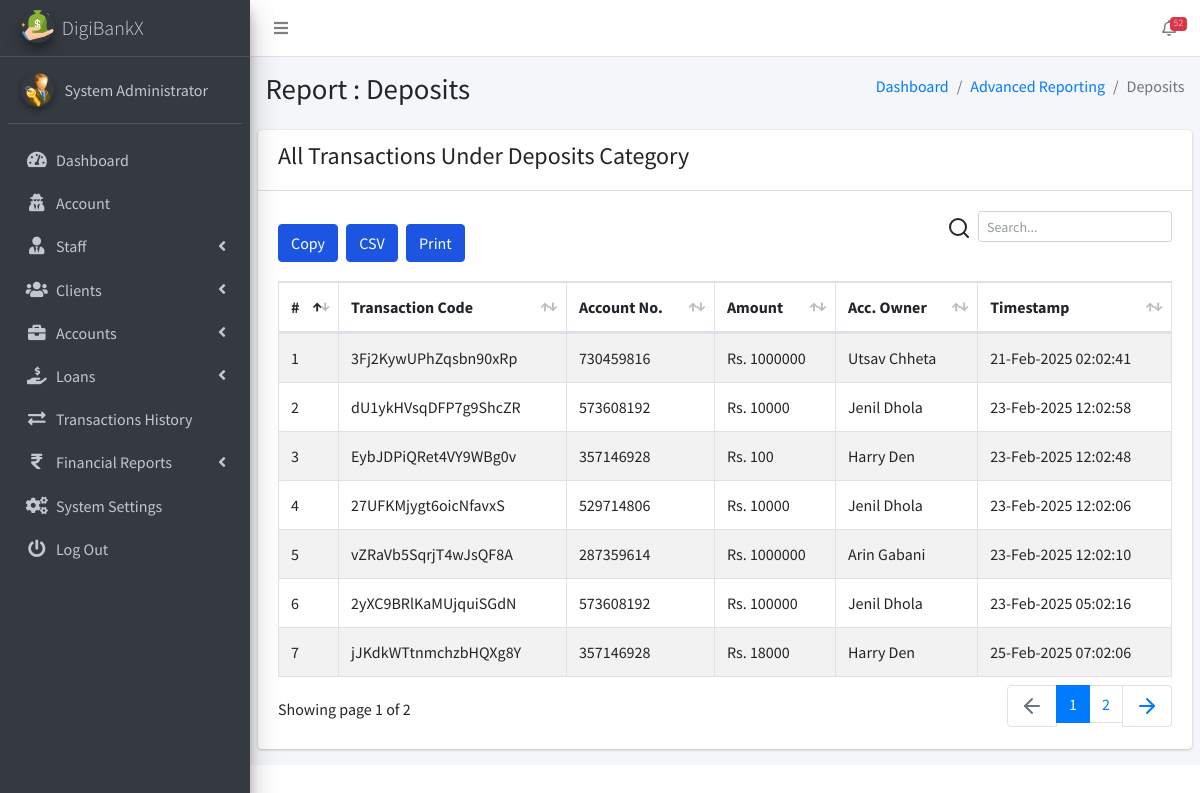
Page /admin/pages_financial_reporting_deposits.php (signed in) on the earlier database version.
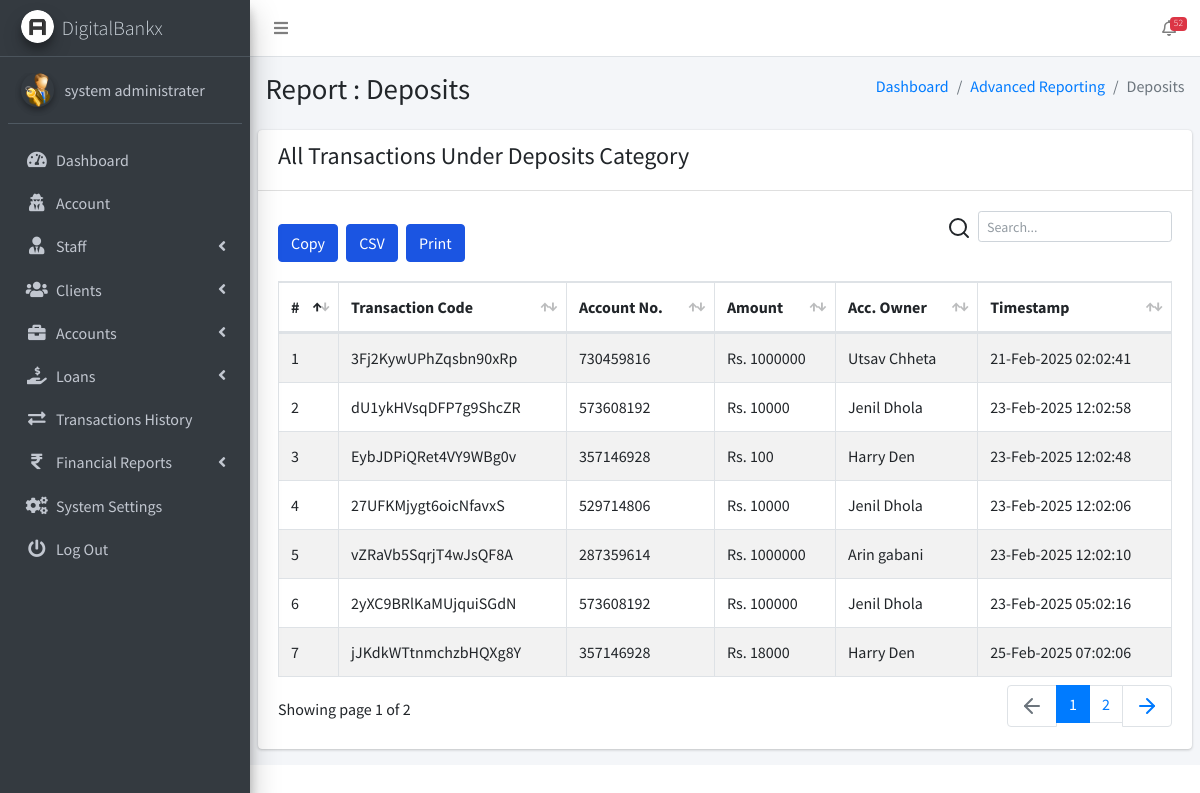
Same page on the later database version.
### tables this page shows
CREATE TABLE `ib_systemsettings` (
  `id` int(20) NOT NULL,
  `sys_name` longtext NOT NULL,
  `sys_tagline` longtext NOT NULL,
  `sys_logo` varchar(200) NOT NULL,
  `is_active` tinyint(1) NOT NULL DEFAULT 1
);

CREATE TABLE `ib_admin` (
  `admin_id` int(11) NOT NULL,
  `name` varchar(200) NOT NULL,
  `email` varchar(200) NOT NULL,
  `number` varchar(200) NOT NULL,
  `password` varchar(200) NOT NULL,
  `profile_pic` varchar(200) NOT NULL,
  `is_active` tinyint(1) NOT NULL DEFAULT 1,
  `otp` varchar(6) DEFAULT NULL,
  `otp_expiry` datetime DEFAULT NULL
);

CREATE TABLE `ib_transactions` (
  `tr_id` int(20) NOT NULL,
  `tr_code` varchar(200) NOT NULL,
  `account_id` int(20) NOT NULL,
  `tr_type` varchar(200) NOT NULL,
  `tr_status` varchar(200) NOT NULL,
  `client_id` int(10) UNSIGNED NOT NULL,
  `transaction_amt` varchar(200) NOT NULL,
  `receiving_acc_no` varchar(200) DEFAULT NULL,
  `created_at` timestamp(6) NOT NULL DEFAULT current_timestamp(6) ON UPDATE current_timestamp(6),
  `is_active` tinyint(1) NOT NULL DEFAULT 1
);

CREATE TABLE `ib_clients` (
  `client_id` int(10) UNSIGNED NOT NULL,
  `name` varchar(200) NOT NULL,
  `phone` varchar(200) NOT NULL,
  `address` varchar(200) NOT NULL,
  `email` varchar(200) NOT NULL,
  `password` varchar(200) NOT NULL,
  `profile_pic` varchar(200) NOT NULL,
  `client_number` varchar(200) NOT NULL,
  `is_active` tinyint(1) NOT NULL DEFAULT 1,
  `otp` varchar(10) DEFAULT NULL,
  `otp_expiry` datetime DEFAULT NULL
);

CREATE TABLE `ib_bankaccounts` (
  `account_id` int(20) NOT NULL,
  `acc_name` varchar(200) NOT NULL,
  `account_number` varchar(200) NOT NULL,
  `acc_type` varchar(200) NOT NULL,
  `acc_rates` varchar(200) NOT NULL,
  `acc_status` varchar(200) NOT NULL,
  `acc_amount` decimal(10,2) NOT NULL,
  `client_id` int(10) UNSIGNED DEFAULT NULL,
  `created_at` timestamp(6) NOT NULL DEFAULT current_timestamp(6) ON UPDATE current_timestamp(6),
  `is_active` tinyint(1) NOT NULL DEFAULT 1
);

### admin/pages_financial_reporting_deposits.php (the view, shortened to what the changed rows need)
<?php
include('conf/config.php');
?>
<!DOCTYPE html>
<html>
<?php include("dist/_partials/head.php"); ?>
<body class="hold-transition sidebar-mini layout-fixed layout-navbar-fixed">
  <div class="wrapper">
    <?php include("dist/_partials/sidebar.php"); ?>
    <div class="content-wrapper">
      <section class="content-header">
        <div class="container-fluid">
          <div class="row mb-2">
            <div class="col-sm-6">
              <h1>Report : Deposits</h1>
            </div>
          </div>
        </div>
      </section>
      <section class="content">
        <div class="row">
          <div class="col-12">
            <div class="card">
              <div class="card-body">
                <table id="export" class="table table-hover table-bordered table-striped">
                  <thead>
                    <tr>
                      <th>#</th>
                      <th>Transaction Code</th>
                      <th>Account No.</th>
                      <th>Amount</th>
                      <th>Acc. Owner</th>
                      <th>Timestamp</th>
                    </tr>
                  </thead>
                  <tbody>
                    <?php
                    $ret = "SELECT t.tr_id, t.tr_code, t.tr_type, b.account_number, t.transaction_amt, c.name AS client_name, t.created_at
FROM ib_transactions t
JOIN ib_bankaccounts b ON t.account_id = b.account_id
JOIN ib_clients c ON t.client_id = c.client_id
WHERE t.tr_type = 'Deposit';
";
                    $stmt = $mysqli->prepare($ret);
                    $stmt->execute();
                    $res = $stmt->get_result();
                    $cnt = 1;
                    while ($row = $res->fetch_object()) {
                      $transTstamp = $row->created_at;
                    ?>
                      <tr>
                        <td><?php echo $cnt; ?></td>
                        <td><?php echo $row->tr_code; ?></a></td>
                        <td><?php echo $row->account_number; ?></td>
                        <td>Rs. <?php echo $row->transaction_amt; ?></td>
                        <td><?php echo $row->client_name; ?></td>
                        <td><?php echo date("d-M-Y h:m:s ", strtotime($transTstamp)); ?></td>
                      </tr>
                    <?php $cnt = $cnt + 1;
                    } ?>
                </table>
              </div>
            </div>
          </div>
        </div>
      </section>
    </div>
  </div>
</body>
</html>

### admin/dist/_partials/sidebar.php (shortened to what the changed rows need)
<aside class="main-sidebar sidebar-dark-primary elevation-4">
    <?php
    $admin_id = $_SESSION['admin_id'];
    $query = "SELECT * FROM iB_admin WHERE admin_id = ?";
    $stmt = $mysqli->prepare($query);
    $stmt->bind_param('i', $admin_id);
    $stmt->execute();
    $res = $stmt->get_result();
    while ($row = $res->fetch_object()) {
        $profile_picture = empty($row->profile_pic)
            ? "<img src='dist/img/user_icon.png' class='img-circle elevation-2' alt='User Image'>"
            : "<img src='dist/img/$row->profile_pic' class='img-circle elevation-2' alt='User Image'>";
        $sys_query = "SELECT * FROM iB_SystemSettings";
        $stmt = $mysqli->prepare($sys_query);
        $stmt->execute();
        $sys_res = $stmt->get_result();
        while ($sys = $sys_res->fetch_object()) {
            ?>
            <a href="pages_dashboard.php" class="brand-link text-light">
                <img src="dist/img/<?php echo $sys->sys_logo; ?>" alt="Logo" class="brand-image img-circle elevation-3">
                <span class="brand-text font-weight-light"><?php echo $sys->sys_name; ?></span>
            </a>
            <div class="sidebar">
                <div class="user-panel mt-3 pb-3 mb-3 d-flex">
                    <div class="image"><?php echo $profile_picture; ?></div>
                    <div class="info">
                        <a href="#" class="d-block"><?php echo $row->name; ?></a>
                    </div>
                </div>
                <nav class="mt-2">
                    <ul class="nav nav-pills nav-sidebar flex-column" data-widget="treeview" role="menu">
                        <li class="nav-item">
                            <a href="pages_dashboard.php" class="nav-link">
                                <i class="nav-icon fas fa-tachometer-alt"></i>
                                <p>Dashboard</p>
                            </a>
                        </li>
                        <li class="nav-item">
                            <a href="pages_account.php" class="nav-link">
                                <i class="nav-icon fas fa-user-secret"></i>
                                <p>Account</p>
                            </a>
                        </li>
                        <li class="nav-item has-treeview">
                            <a href="#" class="nav-link">
                                <i class="nav-icon fas fa-user-tie"></i>
                                <p>Staff <i class="fas fa-angle-left right"></i></p>
                            </a>
                        </li>
                        <li class="nav-item has-treeview">
                            <a href="#" class="nav-link">
                                <i class="nav-icon fas fa-users"></i>
                                <p>Clients <i class="fas fa-angle-left right"></i></p>
                            </a>
                        </li>
                        <li class="nav-item has-treeview">
                            <a href="#" class="nav-link">
                                <i class="nav-icon fas fa-briefcase"></i>
                                <p>Accounts <i class="fas fa-angle-left right"></i></p>
                            </a>
                        </li>
                        <li class="nav-item has-treeview">
                            <a href="#" class="nav-link">
                                <i class="nav-icon fas fa-hand-holding-usd"></i>
                                <p>
                                    Loans
                                    <i class="fas fa-angle-left right"></i>
                                </p>
                            </a>
                        </li>
                        <li class="nav-item">
                            <a href="pages_transactions_engine.php" class="nav-link">
                                <i class="nav-icon fas fa-exchange-alt"></i>
                                <p>Transactions History</p>
                            </a>
                        </li>
                        <li class="nav-item has-treeview">
                            <a href="#" class="nav-link">
                                <i class="nav-icon fas fa-rupee-sign"></i>
                                <p>Financial Reports <i class="fas fa-angle-left right"></i></p>
                            </a>
                        </li>
                        <li class="nav-item">
                            <a href="pages_system_settings.php" class="nav-link">
                                <i class="nav-icon fas fa-cogs"></i>
                                <p>System Settings</p>
                            </a>
                        </li>
                        <li class="nav-item">
                            <a href="pages_logout.php" class="nav-link">
                                <i class="nav-icon fas fa-power-off"></i>
                                <p>Log Out</p>
                            </a>
                        </li>
                    </ul>
                </nav>
            </div>
        </aside>
    <?php }
    } ?>

Differences in the rows shown:
changed ib_admin: name "System Administrator" → "system administrater"
changed ib_systemsettings: sys_logo: a different picture; sys_name "DigiBankX" → "DigitalBankx"
changed through a linked row, ib_transactions "vZRaVb5SqrjT4wJsQF8A": client.name "Arin Gabani" → "Arin gabani"
